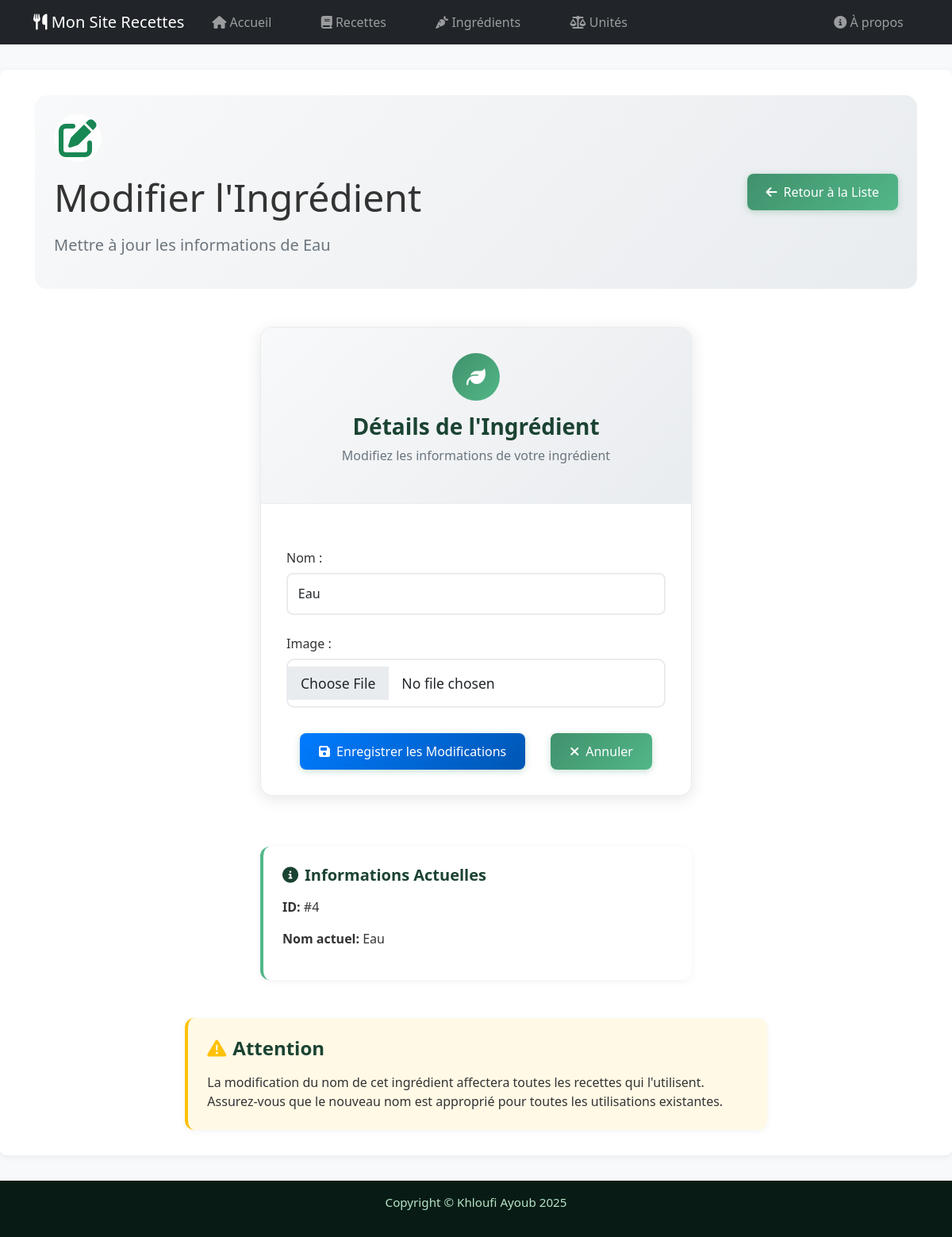
The app's page /ingredients/4/edit/, older data.
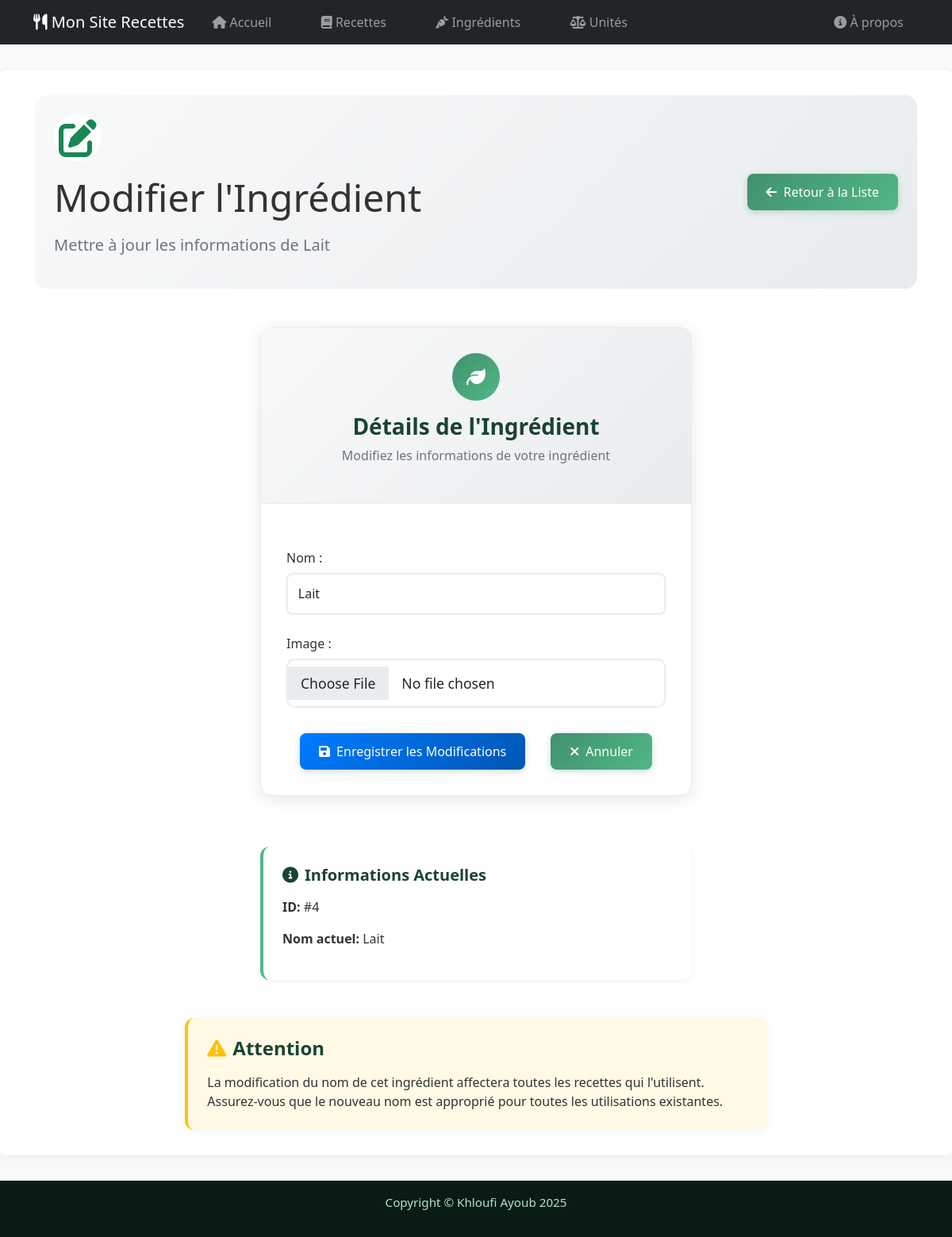
The same page, newer data.
### App/models.py (models this page shows, shortened)
class Ingredient(models.Model):
    name = models.CharField(max_length=50, verbose_name="Nom")
    image = models.ImageField(default="", upload_to='ingredients/', verbose_name="Image", blank=True, null=True)
    class Meta:
        ordering = ('name',)
        verbose_name = "ingredient"
        verbose_name_plural = "ingredients"

### App/views/ingredient_views.py (the view, shortened to what this page needs)
# urls.py: path('ingredients/<int:pk>/edit/', views.EditIngredientView.as_view(), name="edit_ingredient"),
class EditIngredientView(View):
    def get(self, request, pk):
        ingredient = get_object_or_404(Ingredient, pk=pk)
        form = IngredientForm(instance=ingredient)
        return render(request, 'App/ingredient/edit_ingredient.html', {
            'ingredient': ingredient,
            'form': form
        })

### App/forms.py (shortened to what this page needs)
class IngredientForm(forms.ModelForm):
    class Meta:
        model = Ingredient
        fields = ['name', 'image']
    def __init__(self, *args, **kwargs):
        super().__init__(*args, **kwargs)
        self.fields['name'].widget.attrs.update({
            'class': 'form-control form-control-lg',
            'placeholder': 'Ex: Tomates, Fromage, Basilic...',
            'id': 'name'
        })
        self.fields['image'].widget.attrs.update({
            'class': 'form-control form-control-lg',
            'id': 'image'
        })

### App/templates/App/ingredient/edit_ingredient.html (shortened to what this page needs)
{% extends 'base.html' %}
{% load static %}
{% block content %}
<div class="edit-ingredient-page">
  <div class="page-header mb-5">
    <div class="row align-items-center">
      <div class="col-lg-8">
        <div class="header-content">
          <div class="header-icon mb-3">
            <i class="fas fa-edit fa-3x text-success"></i>
          </div>
          <h1 class="display-5 mb-3">Modifier l'Ingrédient</h1>
          <p class="lead text-muted">Mettre à jour les informations de <strong>{{ ingredient.name }}</strong></p>
        </div>
      </div>
      <div class="col-lg-4 text-lg-end">
        <a href="{% url 'ingredients' %}" class="btn btn-outline-secondary">
          <i class="fas fa-arrow-left me-2"></i>Retour à la Liste
        </a>
      </div>
    </div>
  </div>
  {% include 'App/snippets/form_snippet.html' with form_title='Détails de l\'Ingrédient' form_description='Modifiez les informations de votre ingrédient' form_icon='fas fa-leaf' submit_text='Enregistrer les Modifications' submit_icon='fas fa-save' submit_class='btn-primary' cancel_url='ingredients' form=form col_size='col-lg-6 col-md-8' %}
  <div class="row justify-content-center mt-4">
    <div class="col-lg-6 col-md-8">
      <div class="current-info">
        <div class="info-card">
          <h5><i class="fas fa-info-circle me-2"></i>Informations Actuelles</h5>
          <p><strong>ID:</strong> #{{ ingredient.id }}</p>
          <p><strong>Nom actuel:</strong> {{ ingredient.name }}</p>
        </div>
      </div>
    </div>
  </div>
  <div class="warning-section mt-5">
    <div class="row">
      <div class="col-lg-8 mx-auto">
        <div class="warning-card">
          <h4><i class="fas fa-exclamation-triangle me-2 text-warning"></i>Attention</h4>
          <p class="mb-0">
            La modification du nom de cet ingrédient affectera toutes les recettes qui l'utilisent.
            Assurez-vous que le nouveau nom est approprié pour toutes les utilisations existantes.
          </p>
        </div>
      </div>
    </div>
  </div>
</div>
{% endblock %}

### App/templates/App/snippets/form_snippet.html (shortened to what this page needs)
    <div class="form-section">
    <div class="row justify-content-center">
    <div class="{{ col_size|default:'col-lg-6 col-md-8' }}">
        <div class="form-card">
        <div class="form-header">
            <div class="form-icon">
            <i class="{{ form_icon|default:'fas fa-edit' }}"></i>
            </div>
            <h3>{{ form_title|default:'Formulaire' }}</h3>
            <p class="text-muted">{{ form_description|default:'Saisissez les informations requises' }}</p>
        </div>
                <form method="{{ form_method|default:'post' }}"
                class="form-modern"
                {% if enctype %}enctype="{{ enctype }}"{% elif form.is_multipart %}enctype="multipart/form-data"{% endif %}>
            {% if form %}
                {% for field in form %}
                    <div class="form-group mb-4">
                        {{ field.label_tag }}
                        {{ field }}
                    </div>
                {% endfor %}
            {% endif %}
            <div class="form-actions">
            <button type="submit" class="btn {{ submit_class|default:'btn-primary' }} btn-lg">
                <i class="{{ submit_icon|default:'fas fa-save' }} me-2"></i>{{ submit_text|default:'Enregistrer' }}
            </button>
            {% if cancel_url %}
            <a href="{% url cancel_url %}" class="btn btn-outline-secondary btn-lg ms-3">
                <i class="fas fa-times me-2"></i>Annuler
            </a>
            {% endif %}
            </div>
        </form>
        </div>
    </div>
    </div>
    </div>

Row changes from the older to the newer data that the page shows:
changed Ingredient id 4: name "Eau" → "Lait"
